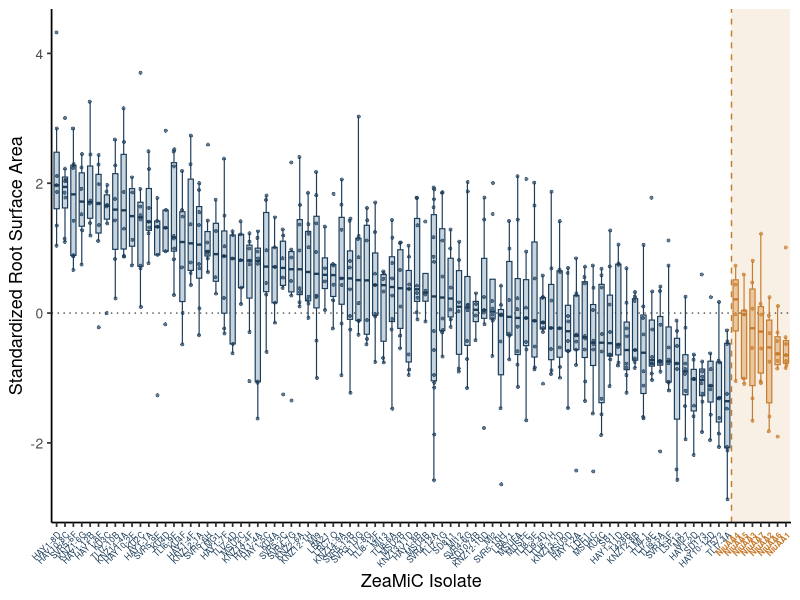

R code for this plot:
# =============================================================================
# Root surface area  —  per-trial standardization (Hedge's g vs control) + figure
#
#   Treatment is "Control" or "Inoculated"; each trial has its own controls.
#
# Pipeline:  read raw plant values  ->  standardize each inoculated plant to its
#            trial's control (Hedge's g)  ->  box-and-whisker per isolate, with
#            the NiuAA isolates pinned right.
# =============================================================================

# Code by Rob McMinn 2026

library(readxl)
library(dplyr)
library(ggplot2)

raw <- read_excel("./InVivo_RSA.xlsx") %>% rename(value = `Surface.Area.mm2`)

# Per-trial control statistics 
ctrl <- raw %>%
  filter(Treatment == "Control") %>%
  group_by(Trial) %>%
  summarise(m_c = mean(value), v_c = var(value), n_c = n(), .groups = "drop")

# Per-replicate Hedge's g, standardized within each trial 
g_df <- raw %>%
  filter(Treatment == "Inoculated") %>%
  group_by(Isolate, Trial) %>%
  mutate(n_i = n(), v_i = var(value)) %>%
  ungroup() %>%
  left_join(ctrl, by = "Trial") %>%
  mutate(
    pooled_sd = sqrt(((n_i - 1) * v_i + (n_c - 1) * v_c) / (n_i + n_c - 2)),
    J         = 1 - 3 / (4 * (n_i + n_c) - 9),     # remove "* J" below for plain Cohen's d
    g         = (value - m_c) / pooled_sd * J
  ) %>%
  select(Isolate, Trial, g)
 
# FIGURE
df <- g_df  # Isolate + per-replicate g

BOX_FILL <- "#C7D5E0"; BOX_EDGE <- "#1C3D5A"; PT     <- "#1C3D5A"   # main isolates
NIU_FILL <- "#EAC79E"; NIU_EDGE <- "#C77B2C"; NIU_PT <- "#C77B2C"   # Niu isolates

# Niu detector
is_niu <- function(x) grepl("^Niu", x)
df$group <- ifelse(is_niu(df$Isolate), "Niu", "main")

ord <- df %>%
  group_by(Isolate, group) %>%
  summarise(med = median(g), .groups = "drop") %>%
  arrange(group == "Niu", desc(med))
lev        <- ord$Isolate
df$Isolate <- factor(df$Isolate, levels = lev)

n_main  <- sum(ord$group == "main")
n_all   <- length(lev)
divider <- n_main + 0.5

# identity columns by color
df$box_fill <- ifelse(df$group == "Niu", NIU_FILL, BOX_FILL)
df$box_edge <- ifelse(df$group == "Niu", NIU_EDGE, BOX_EDGE)
df$pt_col   <- ifelse(df$group == "Niu", NIU_PT,   PT)

lab_col  <- ifelse(is_niu(lev), NIU_PT, BOX_EDGE)
lab_face <- ifelse(is_niu(lev), "bold", "plain")



df %>%
  group_by(Isolate) %>%
  summarize(n = n(), .groups = "drop") %>%
  summarize(
    min_n = min(n),
    max_n = max(n))



set.seed(7)
p <- ggplot(df, aes(x = Isolate, y = g)) +
  annotate("rect", xmin = divider, xmax = n_all + 0.5, ymin = -Inf, ymax = Inf,
           fill = NIU_EDGE, alpha = 0.12) +                                    # Niu band
  geom_hline(yintercept = 0, linetype = "dotted", colour = "#555555",
             linewidth = 0.5) +                                               # zero line
  geom_vline(xintercept = divider, linetype = "dashed", colour = NIU_EDGE,
             linewidth = 0.5) +                                               # divider
  geom_boxplot(aes(group = Isolate, fill = box_fill, colour = box_edge),
               width = 0.62, outlier.shape = NA, linewidth = 0.4, fatten = 2) +
  geom_jitter(aes(colour = pt_col), width = 0.05, height = 0,
              size = 1.1, alpha = 0.7, stroke = 0.2) +
  scale_fill_identity() +
  scale_colour_identity() +
  labs(x = "ZeaMiC Isolate", y = "Standardized Root Surface Area") +
  theme_classic(base_size = 13) +
  theme(legend.position = "none",
    axis.text.x  = element_text(angle = 45, hjust = 1, vjust = 1,
                                size = 6, colour = lab_col, face = lab_face),
    axis.text.y  = element_text(size = 10))

# Save 
ggsave("Figure panels/Figure7B.svg", p, width = 26, height = 10, unit = "cm")
